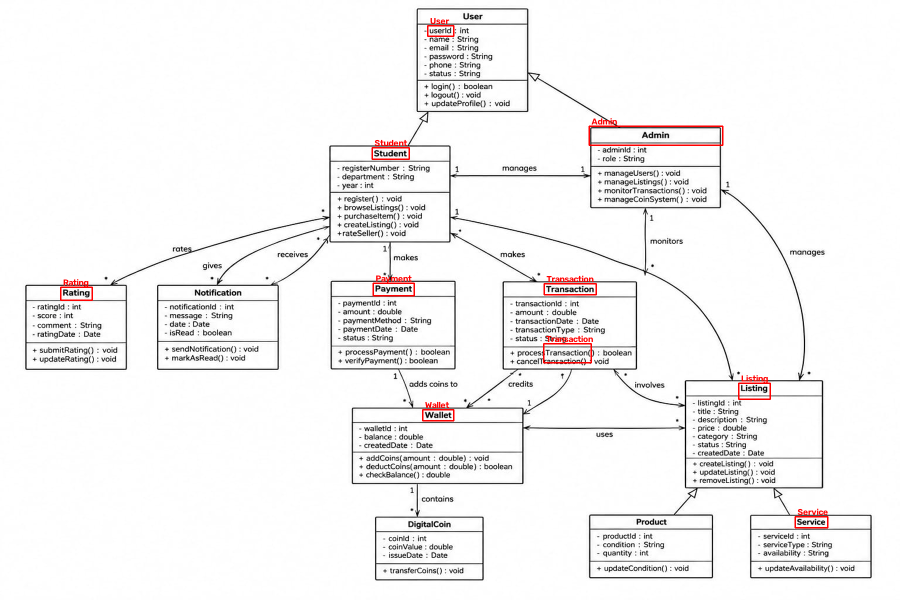
#> input picture uml_detection_debug.png, 1800 x 1200 px (shown at 1/2 size)
$ python -i uml_image_extractor.py   (imports and definitions only)
#> lines starting #> are read from the running program, lines starting #| are printed output that depends on the picture; after the words box and inside, x2 and y2 are one past the last pixel; in counts of white or black regions, pixels touching at a corner belong together
#> further down, picture is the input picture: shape (1200, 1800, 3); mean B, G, R 243, 243, 244.2

import json
import re
import difflib
from pathlib import Path

import cv2
import numpy as np
import pytesseract
from pytesseract import Output


# ---------------------------------------------------------
# CONFIGURATION
# ---------------------------------------------------------

# Explicit path fixes TesseractNotFoundError on Windows.
TESSERACT_PATH = r"C:\Program Files\Tesseract-OCR\tesseract.exe"
pytesseract.pytesseract.tesseract_cmd = TESSERACT_PATH

EXPECTED_CLASSES = [
    "User",
    "Admin",
    "Student",
    "Rating",
    "Notification",
    "Payment",
    "Transaction",
    "Wallet",
    "DigitalCoin",
    "Listing",
    "Product",
    "Service",
]

CLASS_ALIASES = {
    "user": "User",
    "users": "User",
    "admin": "Admin",
    "administrator": "Admin",
    "student": "Student",
    "students": "Student",
    "rating": "Rating",
    "ratings": "Rating",
    "notification": "Notification",
    "notifications": "Notification",
    "payment": "Payment",
    "payments": "Payment",
    "transaction": "Transaction",
    "transactions": "Transaction",
    "wallet": "Wallet",
    "wallets": "Wallet",
    "digitalcoin": "DigitalCoin",
    "digitalcoins": "DigitalCoin",
    "listing": "Listing",
    "listings": "Listing",
    "product": "Product",
    "products": "Product",
    "service": "Service",
    "services": "Service",
}

RELATIONSHIP_WORDS = {
    "extends", "implements", "association", "composition",
    "aggregation", "inheritance", "dependency",
}

# Set True to save the processed image and OCR overlay.
SAVE_DIAGNOSTICS = True


# ---------------------------------------------------------
# IMAGE LOADING AND PREPROCESSING
# ---------------------------------------------------------

# [14 lines left out: function load_image, not called in this run]


def prepare_image(image):
    """Enlarge small UML images and create a high-contrast OCR image."""
    height, width = image.shape[:2]
#> height = 1200; width = 1800

    # Upscale small screenshots so class names are easier to recognize.
    scale = 2.0 if max(height, width) < 2200 else 1.0
#> scale = 2

    if scale != 1.0:
        image = cv2.resize(
            image,
            None,
            fx=scale,
            fy=scale,
            interpolation=cv2.INTER_CUBIC,
        )
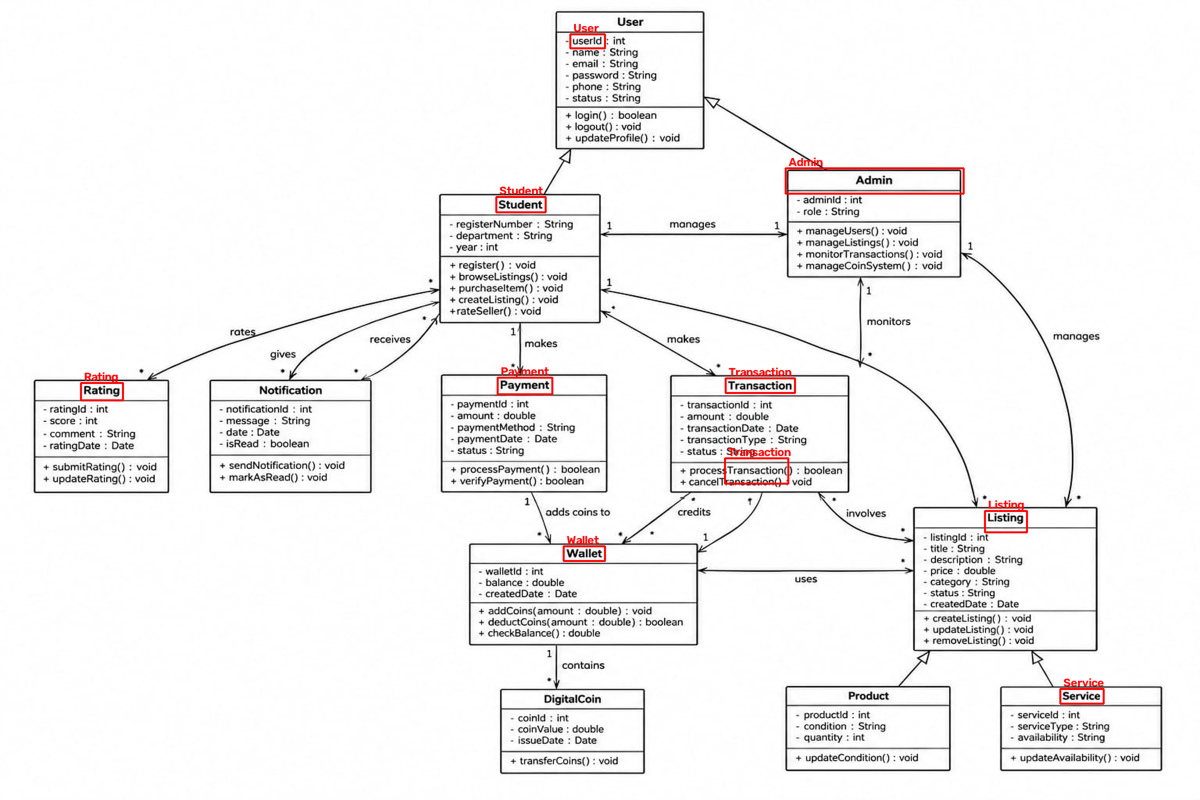
#> image: shape (2400, 3600, 3) (shown at 1/3 size); mean of channels 0, 1, 2 242.9, 242.9, 244.1; drawn as B, G, R

    gray = cv2.cvtColor(image, cv2.COLOR_BGR2GRAY)

    # Improve contrast without requiring the original image to be pure white.
    gray = cv2.createCLAHE(
        clipLimit=2.0,
        tileGridSize=(8, 8),
    ).apply(gray)

    # Light denoising helps OCR on compressed screenshots.
    gray = cv2.fastNlMeansDenoising(gray, None, 10, 7, 21)

    # Adaptive thresholding handles uneven backgrounds.
    binary = cv2.adaptiveThreshold(
        gray,
        255,
        cv2.ADAPTIVE_THRESH_GAUSSIAN_C,
        cv2.THRESH_BINARY,
        31,
        11,
    )
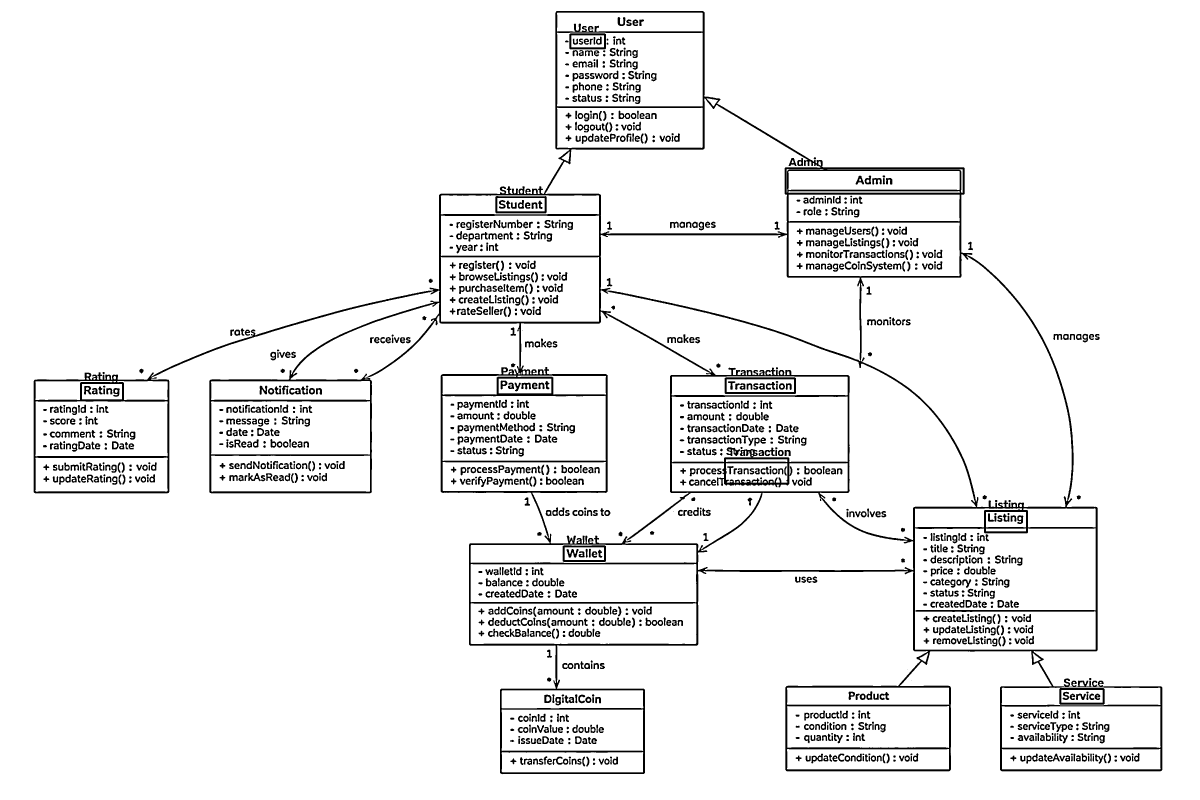
#> binary: shape (2400, 3600) (shown at 1/3 size); 94.1% white; 1682 black regions (11 under 20 px), largest, box (x1, y1, x2, y2) and area: (101, 33, 3487, 2323) 243429, (2174, 1132, 2388, 1182) 3008, (1486, 588, 1640, 640) 2170

    return image, gray, binary


# ---------------------------------------------------------
# TEXT NORMALIZATION AND CLASS-NAME DETECTION
# ---------------------------------------------------------

# [501 lines left out: functions normalize_text, normalize_class_name, group_ocr_words, detect_heading, find_class_headings, cluster_columns and 4 more, not called in this run]


# ---------------------------------------------------------
# COMMAND-LINE TEST
# ---------------------------------------------------------

# [29 lines not run here, left out]

>>> import cv2
>>> picture = cv2.imread('uml_detection_debug.png')
>>> result = prepare_image(picture)
